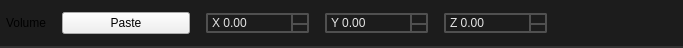
<?xml version="1.0" encoding="UTF-8"?>
<ui version="4.0">
 <class>PropertyWidet</class>
 <widget class="QWidget" name="PropertyWidet">
  <property name="geometry">
   <rect>
    <x>0</x>
    <y>0</y>
    <width>683</width>
    <height>48</height>
   </rect>
  </property>
  <property name="minimumSize">
   <size>
    <width>0</width>
    <height>48</height>
   </size>
  </property>
  <property name="maximumSize">
   <size>
    <width>16777215</width>
    <height>48</height>
   </size>
  </property>
  <property name="windowTitle">
   <string>Form</string>
  </property>
  <property name="styleSheet">
   <string notr="true"/>
  </property>
  <layout class="QHBoxLayout" name="horizontalLayout">
   <property name="spacing">
    <number>0</number>
   </property>
   <property name="leftMargin">
    <number>0</number>
   </property>
   <property name="topMargin">
    <number>0</number>
   </property>
   <property name="rightMargin">
    <number>0</number>
   </property>
   <property name="bottomMargin">
    <number>0</number>
   </property>
   <item>
    <widget class="QFrame" name="frame">
     <property name="styleSheet">
      <string notr="true">.QFrame {
    font: 580 10pt &quot;Segoe UI&quot;;
    border: 2px solid black;
    border-radius: 0px;
    border-left: 0px;
    border-right: 0px;
	border-top: 0px;
    border-color: rgba(50, 50, 50, 255);
    padding: 8px;
    padding-left: 6px;
    padding-right: 6px;
    color: #E3E3E3;
    background-color: #1C1C1C;
}

.QFrame::hover {
}
.QFrame::selected {
    background-color: #414956;
}</string>
     </property>
     <property name="frameShape">
      <enum>QFrame::StyledPanel</enum>
     </property>
     <property name="frameShadow">
      <enum>QFrame::Raised</enum>
     </property>
     <property name="lineWidth">
      <number>0</number>
     </property>
     <layout class="QHBoxLayout" name="horizontalLayout_2">
      <property name="spacing">
       <number>16</number>
      </property>
      <property name="leftMargin">
       <number>0</number>
      </property>
      <property name="topMargin">
       <number>0</number>
      </property>
      <property name="rightMargin">
       <number>0</number>
      </property>
      <property name="bottomMargin">
       <number>0</number>
      </property>
      <item>
       <widget class="QLabel" name="label">
        <property name="styleSheet">
         <string notr="true">border:0px;
background-color: rgba(255, 255, 255, 0);</string>
        </property>
        <property name="text">
         <string>Volume</string>
        </property>
       </widget>
      </item>
      <item>
       <widget class="QPushButton" name="paste_button">
        <property name="minimumSize">
         <size>
          <width>128</width>
          <height>0</height>
         </size>
        </property>
        <property name="text">
         <string>Paste</string>
        </property>
       </widget>
      </item>
      <item>
       <widget class="QDoubleSpinBox" name="x_axis">
        <property name="styleSheet">
         <string notr="true">QDoubleSpinBox {
    font: 580 10pt &quot;Segoe UI&quot;;
    border: 2px solid black;
    border-radius: 2px;
    border-color: rgba(80, 80, 80, 255);
    padding-left: 2px;
    padding-right: 2px;
    color: #E3E3E3;
    background-color: #1C1C1C;
}

QDoubleSpinBox:focus {
}

QDoubleSpinBox:hover {
}

QDoubleSpinBox:pressed {
	background-color: #121212;
}

QDoubleSpinBox::up-button {
    border: 0px solid black;
    subcontrol-origin: border;
    subcontrol-position: top right;
    border-left: 2px solid black;
    border-bottom: 0px solid black;
    border-top-right-radius: 2px;
    border-color: rgba(80, 80, 80, 255);
	width:16px;
    margin:0px;
}

QDoubleSpinBox::up-arrow {
    image: url(://icons/arrow_drop_up_24dp_9D9D9D_FILL0_wght400_GRAD0_opsz24.svg);
    width: 20px;
    height: 20px;
}

QDoubleSpinBox::down-button {
    subcontrol-origin: border;
    subcontrol-position: bottom right;
	border: 0px solid black;
    border-left: 2px solid black;
    border-top: 2px solid black;
border-bottom-right-radius: 2px;
    border-color: rgba(80, 80, 80, 255);
	width:16px;
    margin:0px;
}

QDoubleSpinBox::down-arrow {
    image: url(://icons/arrow_drop_down_16dp.svg);
    width: 20px;
    height: 20px;
}</string>
        </property>
        <property name="specialValueText">
         <string/>
        </property>
        <property name="prefix">
         <string>X </string>
        </property>
        <property name="decimals">
         <number>2</number>
        </property>
        <property name="minimum">
         <double>-9999999.900000000372529</double>
        </property>
        <property name="maximum">
         <double>9999999.900000000372529</double>
        </property>
        <property name="singleStep">
         <double>0.100000000000000</double>
        </property>
       </widget>
      </item>
      <item>
       <widget class="QDoubleSpinBox" name="y_axis">
        <property name="styleSheet">
         <string notr="true">QDoubleSpinBox {
    font: 580 10pt &quot;Segoe UI&quot;;
    border: 2px solid black;
    border-radius: 2px;
    border-color: rgba(80, 80, 80, 255);
    padding-left: 2px;
    padding-right: 2px;
    color: #E3E3E3;
    background-color: #1C1C1C;
}

QDoubleSpinBox:focus {
}

QDoubleSpinBox:hover {
}

QDoubleSpinBox:pressed {
	background-color: #121212;
}

QDoubleSpinBox::up-button {
    border: 0px solid black;
    subcontrol-origin: border;
    subcontrol-position: top right;
    border-left: 2px solid black;
    border-bottom: 0px solid black;
    border-top-right-radius: 2px;
    border-color: rgba(80, 80, 80, 255);
	width:16px;
    margin:0px;
}

QDoubleSpinBox::up-arrow {
    image: url(://icons/arrow_drop_up_24dp_9D9D9D_FILL0_wght400_GRAD0_opsz24.svg);
    width: 20px;
    height: 20px;
}

QDoubleSpinBox::down-button {
    subcontrol-origin: border;
    subcontrol-position: bottom right;
	border: 0px solid black;
    border-left: 2px solid black;
    border-top: 2px solid black;
border-bottom-right-radius: 2px;
    border-color: rgba(80, 80, 80, 255);
	width:16px;
    margin:0px;
}

QDoubleSpinBox::down-arrow {
    image: url(://icons/arrow_drop_down_16dp.svg);
    width: 20px;
    height: 20px;
}</string>
        </property>
        <property name="prefix">
         <string>Y </string>
        </property>
        <property name="decimals">
         <number>2</number>
        </property>
        <property name="minimum">
         <double>-9999999.900000000372529</double>
        </property>
        <property name="maximum">
         <double>9999999.900000000372529</double>
        </property>
        <property name="singleStep">
         <double>0.100000000000000</double>
        </property>
       </widget>
      </item>
      <item>
       <widget class="QDoubleSpinBox" name="z_axis">
        <property name="styleSheet">
         <string notr="true">QDoubleSpinBox {
    font: 580 10pt &quot;Segoe UI&quot;;
    border: 2px solid black;
    border-radius: 2px;
    border-color: rgba(80, 80, 80, 255);
    padding-left: 2px;
    padding-right: 2px;
    color: #E3E3E3;
    background-color: #1C1C1C;
}

QDoubleSpinBox:focus {
}

QDoubleSpinBox:hover {
}

QDoubleSpinBox:pressed {
	background-color: #121212;
}

QDoubleSpinBox::up-button {
    border: 0px solid black;
    subcontrol-origin: border;
    subcontrol-position: top right;
    border-left: 2px solid black;
    border-bottom: 0px solid black;
    border-top-right-radius: 2px;
    border-color: rgba(80, 80, 80, 255);
	width:16px;
    margin:0px;
}

QDoubleSpinBox::up-arrow {
    image: url(://icons/arrow_drop_up_24dp_9D9D9D_FILL0_wght400_GRAD0_opsz24.svg);
    width: 20px;
    height: 20px;
}

QDoubleSpinBox::down-button {
    subcontrol-origin: border;
    subcontrol-position: bottom right;
	border: 0px solid black;
    border-left: 2px solid black;
    border-top: 2px solid black;
border-bottom-right-radius: 2px;
    border-color: rgba(80, 80, 80, 255);
	width:16px;
    margin:0px;
}

QDoubleSpinBox::down-arrow {
    image: url(://icons/arrow_drop_down_16dp.svg);
    width: 20px;
    height: 20px;
}</string>
        </property>
        <property name="prefix">
         <string>Z </string>
        </property>
        <property name="decimals">
         <number>2</number>
        </property>
        <property name="minimum">
         <double>-9999999.900000000372529</double>
        </property>
        <property name="maximum">
         <double>9999999.900000000372529</double>
        </property>
        <property name="singleStep">
         <double>0.100000000000000</double>
        </property>
       </widget>
      </item>
      <item>
       <spacer name="horizontalSpacer">
        <property name="orientation">
         <enum>Qt::Horizontal</enum>
        </property>
        <property name="sizeHint" stdset="0">
         <size>
          <width>40</width>
          <height>20</height>
         </size>
        </property>
       </spacer>
      </item>
     </layout>
    </widget>
   </item>
  </layout>
 </widget>
 <resources/>
 <connections/>
</ui>
